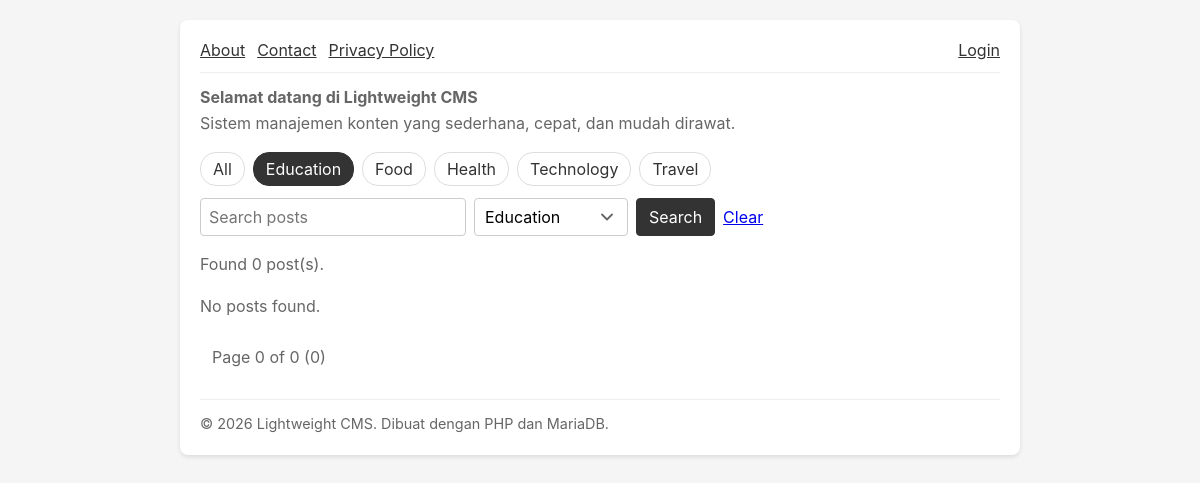
Screenshot of /index.php?category=5 with the database file from the repository.
### tables this page shows
CREATE TABLE IF NOT EXISTS t_single (
    id INT AUTO_INCREMENT PRIMARY KEY,
    user_id INT NOT NULL,
    title VARCHAR(255) NOT NULL,
    content MEDIUMTEXT NOT NULL,
    status ENUM('draft', 'published') NOT NULL DEFAULT 'draft',
    created_at DATETIME NOT NULL DEFAULT CURRENT_TIMESTAMP,
    updated_at DATETIME NOT NULL DEFAULT CURRENT_TIMESTAMP ON UPDATE CURRENT_TIMESTAMP,
    INDEX idx_single_status (status),
    FOREIGN KEY (user_id) REFERENCES t_user (id) ON DELETE RESTRICT
);

CREATE TABLE IF NOT EXISTS t_setting (
    id INT AUTO_INCREMENT PRIMARY KEY,
    setting_key VARCHAR(50) NOT NULL UNIQUE,
    setting_value TEXT NOT NULL
);

CREATE TABLE IF NOT EXISTS t_category (
    id INT AUTO_INCREMENT PRIMARY KEY,
    name VARCHAR(100) NOT NULL UNIQUE,
    description VARCHAR(255) NULL,
    created_at DATETIME NOT NULL DEFAULT CURRENT_TIMESTAMP,
    updated_at DATETIME NOT NULL DEFAULT CURRENT_TIMESTAMP ON UPDATE CURRENT_TIMESTAMP
);

### config/database.php (called while the page is built, shortened)
<?php
function getDatabase() {
    try {
        $dsn = 'mysql:host=' . DB_HOST . ';dbname=' . DB_NAME . ';charset=utf8mb4';
        $pdo = new PDO($dsn, DB_USER, DB_PASS);
        $pdo->setAttribute(PDO::ATTR_ERRMODE, PDO::ERRMODE_EXCEPTION);
        return $pdo;
    } catch (PDOException $e) {
        throw new Exception('Database connection failed: ' . $e->getMessage());
    }
}

### models/single.php (called while the page is built)
<?php
function getPublishedSingles() {
    return getDatabase()->query("SELECT id, title FROM t_single WHERE status = 'published' ORDER BY id")->fetchAll(PDO::FETCH_ASSOC);
}

### utils/auth.php (called while the page is built, shortened)
<?php
function currentUser() {
    static $user = false;
    if ($user === false) {
        $user = null;
    }
    return $user;
}

### utils/image.php (called while the page is built, shortened)
<?php
function settingImages() {
    return [
        'banner' => ['label' => 'Header Banner', 'name' => 'header', 'types' => ['png']],
        'favicon' => ['label' => 'Favicon', 'name' => 'favicon', 'types' => ['png', 'ico']],
    ];
}
function settingImageUrl($key) {
    $images = settingImages();
    $newest = '';
    foreach ($images[$key]['types'] as $type) {
        $fileName = $images[$key]['name'] . '.' . $type;
        $path = SITES_DIR . '/' . $fileName;
    }
    return $newest;
}

### controllers/home.php (called while the page is built, shortened)
<?php
$bannerUrl = settingImageUrl('banner');
$headerText = getSetting('header_text');
$footerText = getSetting('footer_text');
$page_number = isset($_GET['p']) ? (int) $_GET['p'] : 1;
$keyword = isset($_GET['q']) && is_string($_GET['q']) ? mb_substr(trim($_GET['q']), 0, 100) : '';
$categoryId = isset($_GET['category']) && is_string($_GET['category']) && ctype_digit($_GET['category']) ? (int) $_GET['category'] : 0;
$categories = getCategories();
$filterParams = [];
if ($categoryId > 0) {
    $filterParams['category'] = $categoryId;
}
$pagination = getPagination(countPublishedPosts($categoryId, $keyword), $page_number, getPerPage());
$posts = getPublishedPosts($categoryId, $keyword, $pagination['per_page'], $pagination['offset']);

### models/setting.php (called while the page is built, shortened)
<?php
function getSetting($key, $default = '') {
    try {
        $pdo = getDatabase();
        $stmt = $pdo->prepare('SELECT setting_value FROM t_setting WHERE setting_key = ?');
        $stmt->execute([$key]);
        $value = $stmt->fetchColumn();
        return $value === false ? $default : $value;
    } catch (Exception $e) {
        return $default;
    }
}
function getPerPage() {
    $perPage = (int) getSetting('per_page', 5);
    return $perPage > 0 ? $perPage : 5;
}

### utils/html.php (called while the page is built, shortened)
<?php
function sanitizeHtml($html) {
    $doc = new DOMDocument();
    $doc->loadHTML('<?xml encoding="utf-8"?><div id="root">' . $html . '</div>', LIBXML_NOERROR | LIBXML_NOWARNING);
    $root = $doc->getElementById('root');
    $result = '';
    foreach ($root->childNodes as $child) {
        $result .= $doc->saveHTML($child);
    }
    return $result;
}
function cleanHtmlNode($node) {
    foreach (iterator_to_array($node->childNodes) as $child) {
        if ($child->nodeType === XML_TEXT_NODE) {
            continue;
        }
        $tag = strtolower($child->nodeName);
    }
}

### models/category.php (called while the page is built)
<?php
function getCategories() {
    return getDatabase()->query('SELECT id, name FROM t_category ORDER BY name')->fetchAll(PDO::FETCH_ASSOC);
}

### models/post.php (called while the page is built, shortened)
<?php
function publishedPostCondition($categoryId, $keyword) {
    $where = ["p.status = 'published'"];
    $params = [];
    if ($categoryId > 0) {
        $where[] = 'p.category_id = :category_id';
        $params['category_id'] = (int) $categoryId;
    }
    return [' WHERE ' . implode(' AND ', $where), $params];
}
function countPublishedPosts($categoryId, $keyword) {
    [$where, $params] = publishedPostCondition($categoryId, $keyword);
    $stmt = getDatabase()->prepare('SELECT COUNT(*) FROM t_post p' . $where);
    $stmt->execute($params);
    return (int) $stmt->fetchColumn();
}
function getPublishedPosts($categoryId, $keyword, $limit, $offset) {
    [$where, $params] = publishedPostCondition($categoryId, $keyword);
    $sql = 'SELECT p.id, p.title, p.content, p.excerpt, p.category_id, c.name AS category_name, u.display_name AS author_name,
                   COALESCE(p.published_at, p.created_at) AS shown_at
            FROM t_post p
            JOIN t_user u ON u.id = p.user_id
            LEFT JOIN t_category c ON c.id = p.category_id' . $where . '
            ORDER BY shown_at DESC, p.id DESC
            LIMIT :limit OFFSET :offset';
    $stmt = getDatabase()->prepare($sql);
    foreach ($params as $name => $value) {
        $stmt->bindValue(':' . $name, $value);
    }
    $stmt->bindValue(':limit', (int) $limit, PDO::PARAM_INT);
    $stmt->bindValue(':offset', (int) $offset, PDO::PARAM_INT);
    $stmt->execute();
    return $stmt->fetchAll(PDO::FETCH_ASSOC);
}

### views/home.php (the view, shortened to what this page needs)
<?php include __DIR__ . '/header.php'; ?>
        <div class="home-bar">
            <nav class="category-menu">
                <a href="index.php" class="<?= $categoryId === 0 ? 'active' : '' ?>">All</a>
                <?php foreach ($categories as $category): ?>
                    <a href="index.php?category=<?= (int) $category['id'] ?>" class="<?= $categoryId === (int) $category['id'] ? 'active' : '' ?>"><?= htmlspecialchars($category['name']) ?></a>
                <?php endforeach; ?>
            </nav>
            <form method="get" action="index.php" class="search-form home-search">
                <input type="text" name="q" value="<?= htmlspecialchars($keyword) ?>" placeholder="Search posts" maxlength="100">
                <select name="category">
                    <?php foreach ($categories as $category): ?>
                        <option value="<?= (int) $category['id'] ?>" <?= $categoryId === (int) $category['id'] ? 'selected' : '' ?>><?= htmlspecialchars($category['name']) ?></option>
                    <?php endforeach; ?>
                </select>
                <button type="submit">Search</button>
                <?php if ($filterParams): ?>
                    <a href="index.php">Clear</a>
                <?php endif; ?>
            </form>
        </div>
        <?php if ($filterParams): ?>
            <p>Found <?= (int) $pagination['total_data'] ?> post(s).</p>
        <?php endif; ?>
        <?php if (!$posts): ?>
            <p>No posts found.</p>
        <?php endif; ?>
        <?= renderPagination($pagination, $filterParams) ?>
<?php include __DIR__ . '/footer.php'; ?>

### views/public-nav.php
<nav class="nav public-nav">
    <div class="public-menu">
        <?php foreach ($publicSingles as $single): ?>
            <a href="index.php?page=single&amp;id=<?= (int) $single['id'] ?>"><?= htmlspecialchars($single['title']) ?></a>
        <?php endforeach; ?>
    </div>
    <div class="public-user">
        <?php if ($navUser): ?>
            <a href="index.php?page=dashboard"><?= htmlspecialchars($navUser['display_name']) ?></a>
        <?php else: ?>
            <a href="index.php?page=login">Login</a>
        <?php endif; ?>
    </div>
</nav>

### views/public-header.php (shortened to what this page needs)
<?php if ($bannerUrl !== '' || trim($headerText) !== ''): ?>
        <header class="site-header">
            <?php if (trim($headerText) !== ''): ?>
                <div class="site-header-text"><?= sanitizeHtml($headerText) ?></div>
            <?php endif; ?>
        </header>
<?php endif; ?>

### views/public-footer.php
<?php if (trim($footerText) !== ''): ?>
        <footer class="site-footer"><?= sanitizeHtml($footerText) ?></footer>
<?php endif; ?>

### public/css/style.css (style rules this page uses)
body { font-family: -apple-system, BlinkMacSystemFont, "Segoe UI", sans-serif; margin: 0; padding: 20px; background: #f5f5f5; }
p { color: #666; line-height: 1.6; }
.nav { display: flex; flex-wrap: wrap; align-items: center; gap: 12px; padding-bottom: 12px; margin-bottom: 12px; border-bottom: 1px solid #eee; }
.nav a { color: #333; }
button { padding: 8px 12px; border: 1px solid #333; border-radius: 4px; background: #333; color: white; font: inherit; cursor: pointer; }
.search-form { display: flex; flex-wrap: wrap; align-items: center; gap: 8px; margin-bottom: 12px; }
.search-form input[type="text"] { flex: 1; min-width: 180px; max-width: 320px; padding: 8px; border: 1px solid #ccc; border-radius: 4px; font: inherit; }
.site-header { margin-bottom: 16px; }
.site-header-text, .site-footer { color: #666; line-height: 1.6; }
.site-header-text > :first-child, .site-footer > :first-child { margin-top: 0; }
.site-header-text > :last-child, .site-footer > :last-child { margin-bottom: 0; }
.site-footer { margin-top: 24px; padding-top: 12px; border-top: 1px solid #eee; font-size: 0.9em; }
.search-form select { padding: 8px 36px 8px 10px; border: 1px solid #ccc; border-radius: 4px; font: inherit; appearance: none; }
.public-nav { justify-content: space-between; }
.public-menu, .public-user { display: flex; flex-wrap: wrap; align-items: center; gap: 12px; }
.home-bar { display: flex; flex-wrap: wrap; align-items: center; justify-content: space-between; gap: 12px; margin: 16px 0; }
.category-menu { display: flex; flex-wrap: wrap; gap: 8px; }
.category-menu a { padding: 6px 12px; border: 1px solid #ddd; border-radius: 16px; color: #333; text-decoration: none; background: white; }
.category-menu a.active { background: #333; border-color: #333; color: white; }
.home-search { margin-bottom: 0; }

### rows the page displays
t_single: title "About"
t_single: title "Contact"
t_single: title "Privacy Policy"
t_setting: setting_value "Selamat datang di Lightweight CMS Sistem manajemen konten yang sederhana, cepat, dan mudah dirawat."
t_category: name "Education"
t_category: name "Food"
t_category: name "Health"
t_category: name "Technology"
t_category: name "Travel"
t_setting: category "Education"
t_setting: setting_value "© 2026 Lightweight CMS. Dibuat dengan PHP dan MariaDB."

### other values shown
$pagination['total_data'] "0"
$current "0"
$total "0"
